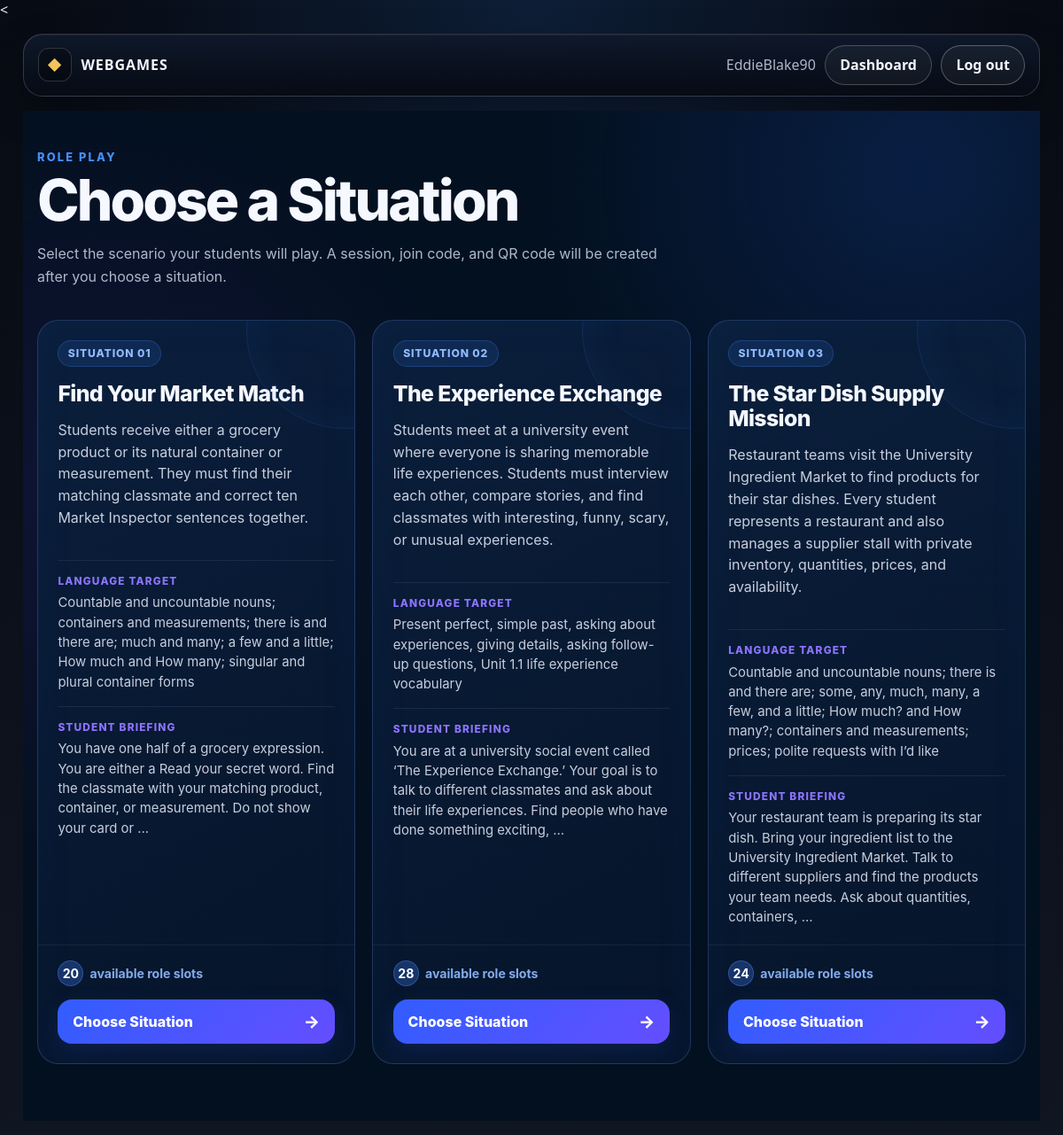
/sessions/create/4/ (signed in), run on the app's committed database.
### accounts/models.py (models this page shows, shortened)
class User(AbstractUser):
    class Role(models.TextChoices):
        TEACHER = "TEACHER", "Teacher"
        ADMIN = "ADMIN", "Admin"
    role = models.CharField(
        max_length=20,
        choices=Role.choices,
        default=Role.TEACHER,
    )

### roleplay/models.py (models this page shows, shortened)
class RolePlaySituation(models.Model):
    title = models.CharField(max_length=150)
    slug = models.SlugField(
        max_length=160,
        unique=True,
    )
    summary = models.TextField(
        blank=True,
        help_text="Short description shown to the teacher.",
    )
    student_briefing = models.TextField(
        blank=True,
        help_text=(
            "Information every student should know before "
            "the role play begins."
        ),
    )
    teacher_notes = models.TextField(
        blank=True,
        help_text="Instructions visible only to the teacher.",
    )
    language_target = models.TextField(
        blank=True,
        help_text=(
            "Grammar, vocabulary, communicative function, "
            "or learning objective practiced in this situation."
        ),
    )
    is_active = models.BooleanField(default=True)
    created_at = models.DateTimeField(auto_now_add=True)
    updated_at = models.DateTimeField(auto_now=True)
    class Meta:
        ordering = ["title"]
    @property
    def total_role_slots(self):
        return sum(
            role.copies_available
            for role in self.roles.filter(is_active=True)
        )

class RoleCard(models.Model):
    situation = models.ForeignKey(
        RolePlaySituation,
        on_delete=models.CASCADE,
        related_name="roles",
    )
    name = models.CharField(
        max_length=120,
        help_text="Role name, e.g. Detective, Customer, Manager.",
    )
    character_name = models.CharField(
        max_length=120,
        blank=True,
        help_text="Optional character identity.",
    )
    public_description = models.TextField(
        blank=True,
        help_text=(
            "Information that is safe for the student "
            "to reveal during the activity."
        ),
    )
    private_briefing = models.TextField(
        blank=True,
        help_text="Information known only by this role.",
    )
    objective = models.TextField(
        blank=True,
        help_text="What this role is trying to accomplish.",
    )
    secret_information = models.TextField(
        blank=True,
        help_text=(
            "Optional secrets, evidence, motivations, "
            "or hidden constraints."
        ),
    )
    useful_language = models.TextField(
        blank=True,
        help_text=(
            "Optional vocabulary, sentence starters, "
            "or language support."
        ),
    )
    copies_available = models.PositiveIntegerField(
        default=1,
        help_text=(
            "How many students may receive this role "
            "during the same session."
        ),
    )
    sort_order = models.PositiveIntegerField(default=0)
    is_active = models.BooleanField(default=True)
    class Meta:
        ordering = ["sort_order", "name"]

### sessions/views.py (the view, shortened to what this page needs)
# urls.py: path("create/<int:game_id>/", views.create_session, name="create_session"),
@login_required
def create_session(request, game_id):
    game_template = get_object_or_404(
        GameTemplate,
        id=game_id,
        is_active=True,
    )
    if game_template.code == GameTemplate.GameCode.ROLE_PLAY:
        situations = (
            RolePlaySituation.objects
            .filter(is_active=True)
            .prefetch_related("roles")
            .order_by("title")
        )
        return render(
            request,
            "roleplay/select_situation.html",
            {
                "game_template": game_template,
                "situations": situations,
            },
        )

### roleplay/templates/roleplay/select_situation.html (shortened to what this page needs)
{% extends "base.html" %}
{% block content %}
<div class="rps-page">
    <main class="rps-container">
        <header>
            <div class="rps-kicker">
                Role Play
            </div>
            <h1 class="rps-title">
                Choose a Situation
            </h1>
            <p class="rps-intro">
                Select the scenario your students will play.
                A session, join code, and QR code will be created
                after you choose a situation.
            </p>
        </header>
        {% if situations %}
            <section class="rps-grid">
                {% for situation in situations %}
                    <article class="rps-card">
                        <div class="rps-card-top">
                            <span class="rps-card-index">
                                Situation {{ forloop.counter|stringformat:"02d" }}
                            </span>
                            <h2 class="rps-card-title">
                                {{ situation.title }}
                            </h2>
                            {% if situation.summary %}
                                <div class="rps-summary">
                                    {{ situation.summary }}
                                </div>
                            {% endif %}
                        </div>
                        <div class="rps-card-body">
                            {% if situation.language_target %}
                                <div class="rps-meta-block">
                                    <span class="rps-meta-label">
                                        Language Target
                                    </span>
                                    <div class="rps-meta-text">
                                        {{ situation.language_target }}
                                    </div>
                                </div>
                            {% endif %}
                            {% if situation.student_briefing %}
                                <div class="rps-meta-block">
                                    <span class="rps-meta-label">
                                        Student Briefing
                                    </span>
                                    <div class="rps-meta-text">
                                        {{ situation.student_briefing|truncatewords:32 }}
                                    </div>
                                </div>
                            {% endif %}
                        </div>
                        <footer class="rps-card-footer">
                            <div class="rps-footer-meta">
                                <div class="rps-slots">
                                    <span class="rps-slots-number">
                                        {{ situation.total_role_slots }}
                                    </span>
                                    <span>
                                        available role slots
                                    </span>
                                </div>
                            </div>
                            <form
                                class="rps-form"
                                method="post"
                            >
                                <button
                                    class="rps-button"
                                    type="submit"
                                >
                                    <span>
                                        Choose Situation
                                    </span>
                                    <span class="rps-arrow">
                                        →
                                    </span>
                                </button>
                            </form>
                        </footer>
                    </article>
                {% endfor %}
            </section>
        {% else %}
            <div class="rps-empty">
                There are currently no active role play situations.
                Create or activate a situation from the Django
                administration panel before starting a session.
            </div>
        {% endif %}
    </main>
</div>
{% endblock %}

### templates/base.html (shortened to what this page needs)
{% load static %}
<!DOCTYPE html>
<html lang="en">
<head>
<link rel="stylesheet" href="{% static 'webgames/css/app-theme.css' %}">
</head>
<body>
  <main class="fr-app-shell">
    <nav class="app-top-nav">
  <a class="app-brand" href="{% url 'games:teacher_dashboard' %}">
    <span class="app-brand-mark">◆</span>
    <span>Webgames</span>
  </a>
  <div class="app-nav-links">
        {% if user.is_authenticated %}
          <span class="fr-muted-text">
            {{ user.username }}
          </span>
          <a class="app-btn app-btn-secondary" href="{% url 'games:teacher_dashboard' %}">
  Dashboard
</a>
<a class="app-btn" href="{% url 'logout' %}">
  Log out
</a>
        {% else %}
          <a class="app-btn app-btn-primary" href="{% url 'login' %}">
  Log in
</a>
        {% endif %}
      </div>
    </nav>
    {% block content %}{% endblock %}
  </main>
</body>
</html>

### static/webgames/css/app-theme.css (style rules this page uses)
:root { --app-bg: #070b13; --app-bg-2: #101522; --app-panel: rgba(10, 17, 30, 0.94); --app-panel-soft: rgba(14, 24, 41, 0.88); --app-border: rgba(255, 255, 255, 0.16); --app-border-strong: rgba(255, 255, 255, 0.28); --app-text: #f4f6ff; --app-muted: #aeb6c9; --app-blue: #2f80ed; --app-gold: #f3c45b; --app-radius: 22px; }
* { box-sizing: border-box; }
body { min-height: 100vh; margin: 0; color: var(--app-text); font-family: system-ui, -apple-system, BlinkMacSystemFont, "Segoe UI", sans-serif; background: radial-gradient(circle at top center, rgba(47, 128, 237, 0.16), transparent 34rem), linear-gradient(180deg, var(--app-bg), var(--app-bg-2)); }
a { color: inherit; text-decoration: none; }
.fr-app-shell { width: min(1180px, 100%); margin: 0 auto; padding: 1rem; }
.app-top-nav { display: flex; justify-content: space-between; align-items: center; gap: 1rem; margin-bottom: 1rem; padding: 0.75rem 1rem; border: 1px solid var(--app-border); border-radius: var(--app-radius); background: linear-gradient(180deg, rgba(15, 25, 43, 0.96), rgba(6, 11, 20, 0.98)); box-shadow: 0 18px 44px rgba(0, 0, 0, 0.26), inset 0 1px 0 rgba(255, 255, 255, 0.06); }
.app-brand { display: flex; align-items: center; gap: 0.65rem; color: var(--app-text); font-weight: 900; letter-spacing: 0.06em; text-transform: uppercase; }
.app-brand-mark { display: grid; place-items: center; width: 38px; height: 38px; border: 1px solid rgba(255, 255, 255, 0.16); border-radius: 12px; color: var(--app-gold); background: rgba(0, 0, 0, 0.28); }
.app-nav-links { display: flex; align-items: center; gap: 0.65rem; flex-wrap: wrap; }
.fr-muted-text { color: var(--app-muted); }
.app-btn, button.app-btn, input[type="submit"].app-btn { display: inline-flex; justify-content: center; align-items: center; gap: 0.4rem; border: 1px solid var(--app-border-strong); border-radius: 999px; padding: 0.65rem 1rem; color: var(--app-text); background: rgba(255, 255, 255, 0.045); cursor: pointer; font-weight: 850; transition: transform 0.16s ease, border-color 0.16s ease, background 0.16s ease, box-shadow 0.16s ease; }
.app-btn-secondary { border-color: rgba(255, 255, 255, 0.22); }

### data on the page
User: username "EddieBlake90"
RolePlaySituation: title "Find Your Market Match", summary "Students receive either a grocery product or its natural container or measurement. They must find their matching classmate and correct ten Market Inspector sentences together.", language_target "Countable and uncountable nouns; containers and measurements; there is and there are; much and many; a few and a little; How much and How many; singular and plural container forms", student_briefing "You have one half of a grocery expression. You are either a Read your secret word. Find the classmate with your matching product, container, or measurement. Do not show your card or …", total_role_slots "20"
RolePlaySituation: title "The Experience Exchange", summary "Students meet at a university event where everyone is sharing memorable life experiences. Students must interview each other, compare stories, and find classmates with interesting, funny, scary, or unusual experiences.", language_target "Present perfect, simple past, asking about experiences, giving details, asking follow-up questions, Unit 1.1 life experience vocabulary", student_briefing "You are at a university social event called ‘The Experience Exchange.’ Your goal is to talk to different classmates and ask about their life experiences. Find people who have done something exciting, …", total_role_slots "28"
RolePlaySituation: title "The Star Dish Supply Mission", summary "Restaurant teams visit the University Ingredient Market to find products for their star dishes. Every student represents a restaurant and also manages a supplier stall with private inventory, quantities, prices, and availability.", language_target "Countable and uncountable nouns; there is and there are; some, any, much, many, a few, and a little; How much? and How many?; containers and measurements; prices; polite requests with I’d like", student_briefing "Your restaurant team is preparing its star dish. Bring your ingredient list to the University Ingredient Market. Talk to different suppliers and find the products your team needs. Ask about quantities, containers, …", total_role_slots "24"
